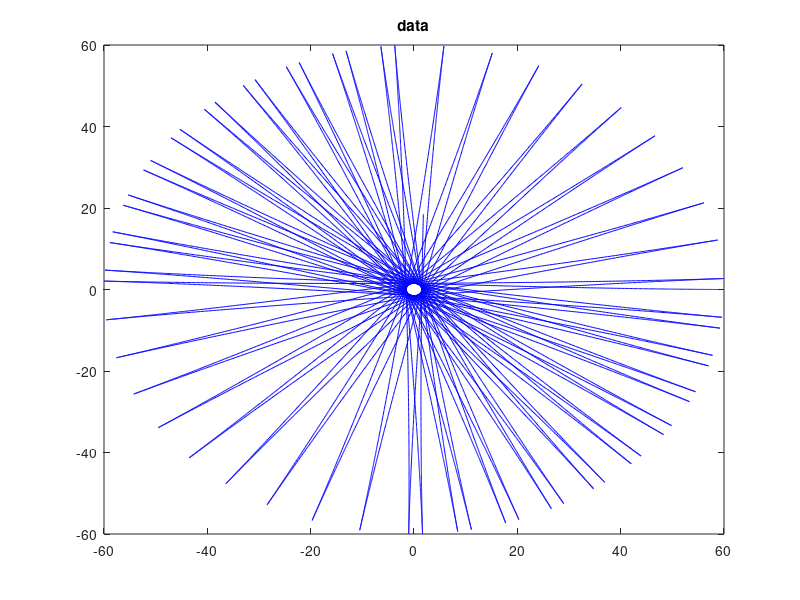
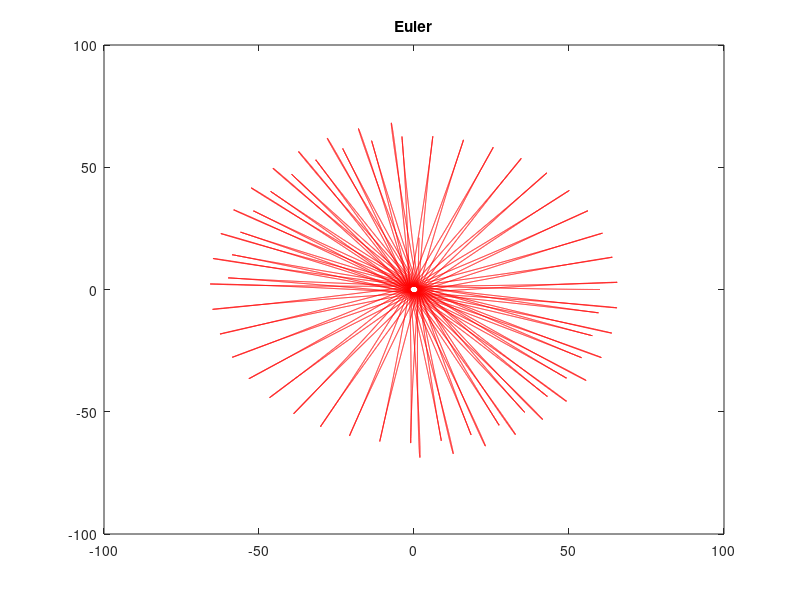

Write the MATLAB code that produced these figures, in order.
clear all;
close all;
clc ;

load('lab11_data1.mat') % dane testowe
load('lab11_data2.mat') % dane uczące

% model 1
X_uczace = data2(:, 1:2)';
Z_uczace1 = data2(:, 3:6)'; % (a1x' + a2y' + a3x + a4y)
A1 = X_uczace * Z_uczace1' * inv(Z_uczace1 * Z_uczace1');

% testowanie
xpp_testowe = data1(:, 1)';
ypp_testowe = data1(:, 2)';
xpp1 = A1(1, :) * data1(:, 3:6)';
ypp1 = A1(2, :) * data1(:, 3:6)';
xpp_mse1 = mean((xpp_testowe - xpp1).^2);
ypp_mse1 = mean((ypp_testowe - ypp1).^2);
err1 = mean(xpp_mse1 + ypp_mse1); % 7.0921e-30

% model 2
Z_uczace2 = [data2(:, 3).^2, data2(:, 4).^2, data2(:, 5), data2(:, 6), data2(:, 3).*data2(:, 4)]';
A2 = X_uczace * Z_uczace2' * inv(Z_uczace2 * Z_uczace2');

xpp2 = A2(1, :) * [data1(:, 3).^2, data1(:, 4).^2, data1(:, 5), data1(:, 6), data1(:, 3).*data1(:, 4)]';
ypp2 = A2(2, :) * [data1(:, 3).^2, data1(:, 4).^2, data1(:, 5), data1(:, 6), data1(:, 3).*data1(:, 4)]';
xpp_mse2 = mean((xpp_testowe - xpp2).^2);
ypp_mse2 = mean((ypp_testowe - ypp2).^2);
err2 = mean(xpp_mse2 + ypp_mse2); % 0.0904

% zadanie 3 euler
d2x = @(d1x, d1y, x, y) A1(1, 1) * d1x + A1(1, 2) * d1y + A1(1, 3) * x + A1(1, 4) * y;
d2y = @(d1x, d1y, x, y) A1(2, 1) * d1x + A1(2, 2) * d1y + A1(2, 3) * x + A1(2, 4) * y;
h = 2^(-8);
stop = 500;
x0 = [60];
y0 = [0];
x1 = [0];
y1 = [0];
x2 = [d2x(x1(end), y1(end), x0(end), y0(end))];
y2 = [d2y(x1(end), y1(end), x0(end), y0(end))];
disp(x2);
disp(y2);
for t = h : h : stop
    x0(end + 1) = x0(end) + x1(end) * h;
    y0(end + 1) = y0(end) + y1(end) * h;
    x1(end + 1) = x1(end) + x2(end) * h;
    y1(end + 1) = y1(end) + y2(end) * h;
    x2(end + 1) = d2x(x1(end), y1(end), x0(end), y0(end));
    y2(end + 1) = d2y(x1(end), y1(end), x0(end), y0(end));

end
plot(data1(:, 5), data1(:, 6), 'b');
title('data');
figure
plot(x0, y0, 'r');
title('Euler');